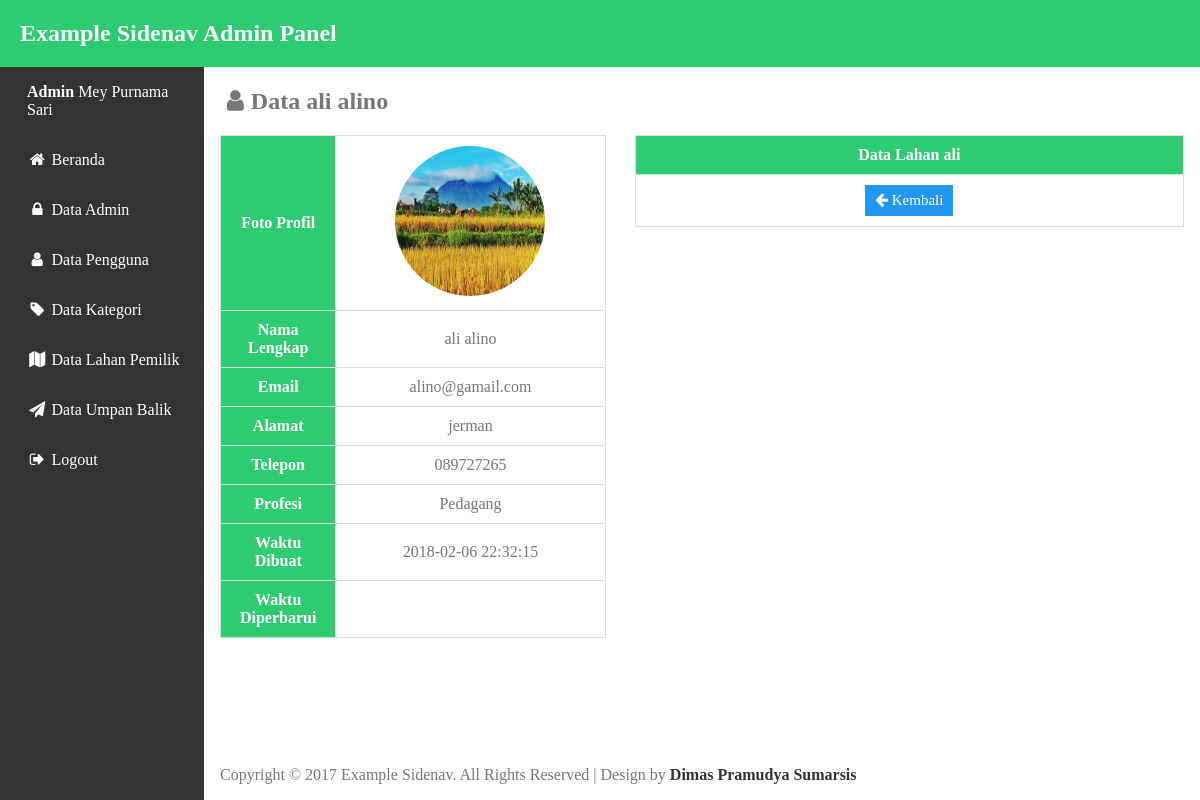
The page /adm/userView.php?id_user=42 (signed in) on the database its author committed.
### tables this page shows
CREATE TABLE `tb_user` (
  `id_user` int(8) NOT NULL,
  `nama_depan` varchar(15) NOT NULL,
  `nama_belakang` varchar(60) NOT NULL,
  `email` varchar(60) NOT NULL,
  `password` varchar(255) NOT NULL,
  `alamat` varchar(100) NOT NULL,
  `telepon` varchar(13) NOT NULL,
  `profesi` varchar(20) NOT NULL,
  `foto` varchar(200) NOT NULL,
  `create_at` varchar(100) DEFAULT NULL,
  `update_at` varchar(100) DEFAULT NULL
);

### adm/Admin.php (called while the page is built, shortened)
<?php
    class Admin
    {
        private $db;
        function __construct($db_conn)
        {
            $this->db = $db_conn;
        }
        public function isLoggedIn(){
            if(isset($_SESSION['adm_session']))
            {
                return true;
            }
        }
        public function getAdmin(){
            try {
                $query = $this->db->prepare("SELECT * FROM tb_admin WHERE id_admin = :id_admin");
                $query->bindParam(":id_admin", $_SESSION['adm_session']);
                $query->execute();
                return $query->fetch();
            } catch (PDOException $e) {
                echo $e->getMessage();
                return false;
            }
        }
    }
?>

### adm/userView.php (the view, shortened to what this page needs)
<?php
    require_once "db.php";
    require_once "Admin.php";
    $admin = new Admin($db);
    $currentAdmin = $admin->getAdmin();
    if(isset($_GET["id_user"])){
        $user_id = $_GET['id_user'];
        $sql = "SELECT * FROM tb_user WHERE id_user =:id_user";
        $stmt = $db->prepare($sql);
        $stmt->execute([':id_user'=>$user_id]);
        $data = $stmt->fetch();
    }else{
      header("Location: AdminData.php");
    }
 ?>
<!DOCTYPE html>
<html>
<head>
<link rel="stylesheet" type="text/css" href="css/style.css">
<link rel="stylesheet" href="css/font-awesome.min.css">
</head>
<body>
<?php include "template/header.php"; ?>
<div class="wrapper">
  <div class="content">
    <h2><i class="fa fa-user fa-fw" aria-hidden="true"></i>Data  <?php echo $data['nama_depan'] . "&nbsp;" . $data['nama_belakang']; ?></h2>
      <table class="table-data">
        <tr><th class="data-column">Foto Profil</th><td><img src="../ui/images/<?php echo $data['foto'] ?>" width="150px" height="150px" style="border-radius: 100%;"></td></tr>
        <tr><th class="data-column">Nama Lengkap</th><td><?php echo $data['nama_depan'] . "&nbsp;" . $data['nama_belakang']; ?></td></tr>
        <tr><th>Email</th><td><?php echo $data['email']; ?></td></tr>
        <tr><th>Alamat</th><td><?php echo $data['alamat']; ?></td></tr>
        <tr><th>Telepon</th><td><?php echo $data['telepon']; ?></td></tr>
        <tr><th>Profesi</th><td><?php echo $data['profesi']; ?></td></tr>
        <tr><th>Waktu Dibuat</th><td><?php echo $data['create_at']; ?></td></tr>
        <tr><th>Waktu Diperbarui</th><td><?php echo $data['update_at']; ?></td></tr>
      </table>
      <table class="table-data-kanan">
        <tr><th colspan="3">Data Lahan <?php echo $data['nama_depan'] ?></th></tr>
          <tr><td colspan=2><a href="userData.php" class="btn act info" title="Kembali"><i class="fa fa-arrow-left"></i> Kembali</a></td></tr>
      </table>
<?php include "template/footer.php"; ?>
</div>
</body>
</html>

### adm/Template/header.php
<div class="header">
  <h2><a href="index.php">Example Sidenav Admin Panel</a></h2>
</div>
<?php
  $a = $_SERVER['PHP_SELF'];
  $b = "/gubuktani/adm/";
  $c = array(
    "index.php",
    "AdminData.php",
    "userData.php",
    "catData.php",
    "fieldData.php",
    "feedbackData.php",
  );
  $d = "active";
?>
<ul class="sidenav">
  <li><a id="brand"><b>Admin </b><?php echo $currentAdmin['nama']; ?></a></li>
  <li><a href="<?php echo $c[0] ?>" class="<?php if($a == $b . $c[0]){echo $d;}?>"><i class="fa fa-home fa-fw" aria-hidden="true"></i>&nbsp;Beranda</a></li>
  <li><a href="<?php echo $c[1] ?>" class="<?php if($a == $b . $c[1]){echo $d;}?>"><i class="fa fa-lock fa-fw" aria-hidden="true"></i>&nbsp;Data Admin</a></li>
  <li><a href="<?php echo $c[2] ?>" class="<?php if($a == $b . $c[2]){echo $d;}?>"><i class="fa fa-user fa-fw" aria-hidden="true"></i>&nbsp;Data Pengguna</a></li>
  <li><a href="<?php echo $c[3] ?>" class="<?php if($a == $b . $c[3]){echo $d;}?>"><i class="fa fa-tag fa-fw" aria-hidden="true"></i>&nbsp;Data Kategori</a></li>
  <li><a href="<?php echo $c[4] ?>" class="<?php if($a == $b . $c[4]){echo $d;}?>"><i class="fa fa-map fa-fw" aria-hidden="true"></i>&nbsp;Data Lahan Pemilik</a></li>
  <li><a href="<?php echo $c[5] ?>" class="<?php if($a == $b . $c[5]){echo $d;}?>"><i class="fa fa-send fa-fw" aria-hidden="true"></i>&nbsp;Data Umpan Balik</a></li>
   <li><a href="logout.php"><i class="fa fa-sign-out fa-fw" aria-hidden="true"></i>&nbsp;Logout</a></li>
</ul>

### adm/css/style.css (style rules this page uses)
body { margin: 0; font-family: calibri; color: #777; }
.header { padding:20px; background: #2ecc71; color: #fff; }
.header h2 { margin: 0; }
.header h2 a { color: #fff; text-decoration: none; }
ul.sidenav { list-style-type: none; margin: 0; padding: 0; width: 17%; background-color: #333; position: fixed; height: 100%; overflow: auto; }
ul.sidenav li a { display: block; padding: 16px 20px; text-decoration: none; color: #fff; border-left: 7px solid #333; }
div.wrapper { margin-left: 17%; padding: 1px 16px; }
table, td, th { border: 1px solid #ddd; text-align: center; }
table { border-collapse: collapse; width: 100%; }
.table-data { width: 40%; float: left; }
.table-data-kanan { width: 57%; float: right; }
th { background: #2ecc71; color: #fff; }
th, td { padding: 10px; }
.data-column { width: 30%; }
.btn { color: #fff; cursor: pointer; padding: 18px; border: none; text-align: center; outline: none; font-size: 15px; transition: 0.4s; margin-bottom: 20px; }
.act { background: #333; border: none; color: white; padding: 7px 10px; text-align: center; text-decoration: none; display: inline-block; margin: 0px 2px; cursor: pointer; -webkit-transition-duration: 0.4s; transition-duration: 0.4s; }
.info { background-color: #2196F3; }

### rows shown on the page
tb_user: nama_depan "ali", nama_belakang "alino", foto (picture), email "alino@gamail.com", alamat "jerman", telepon "089727265", profesi "Pedagang", create_at "2018-02-06 22:32:15"

### other values the page prints
$currentAdmin['nama'] "Mey Purnama Sari"
